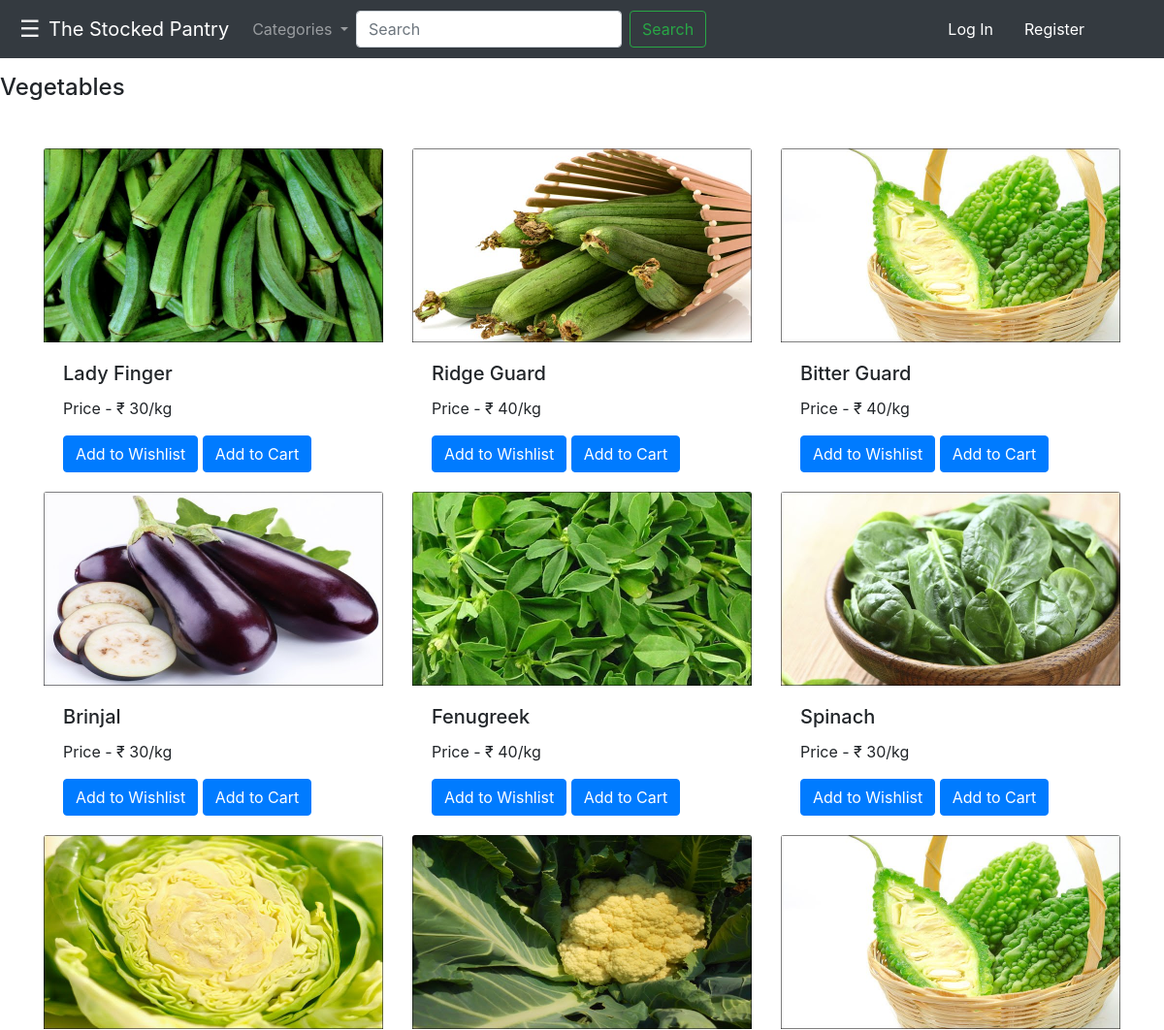
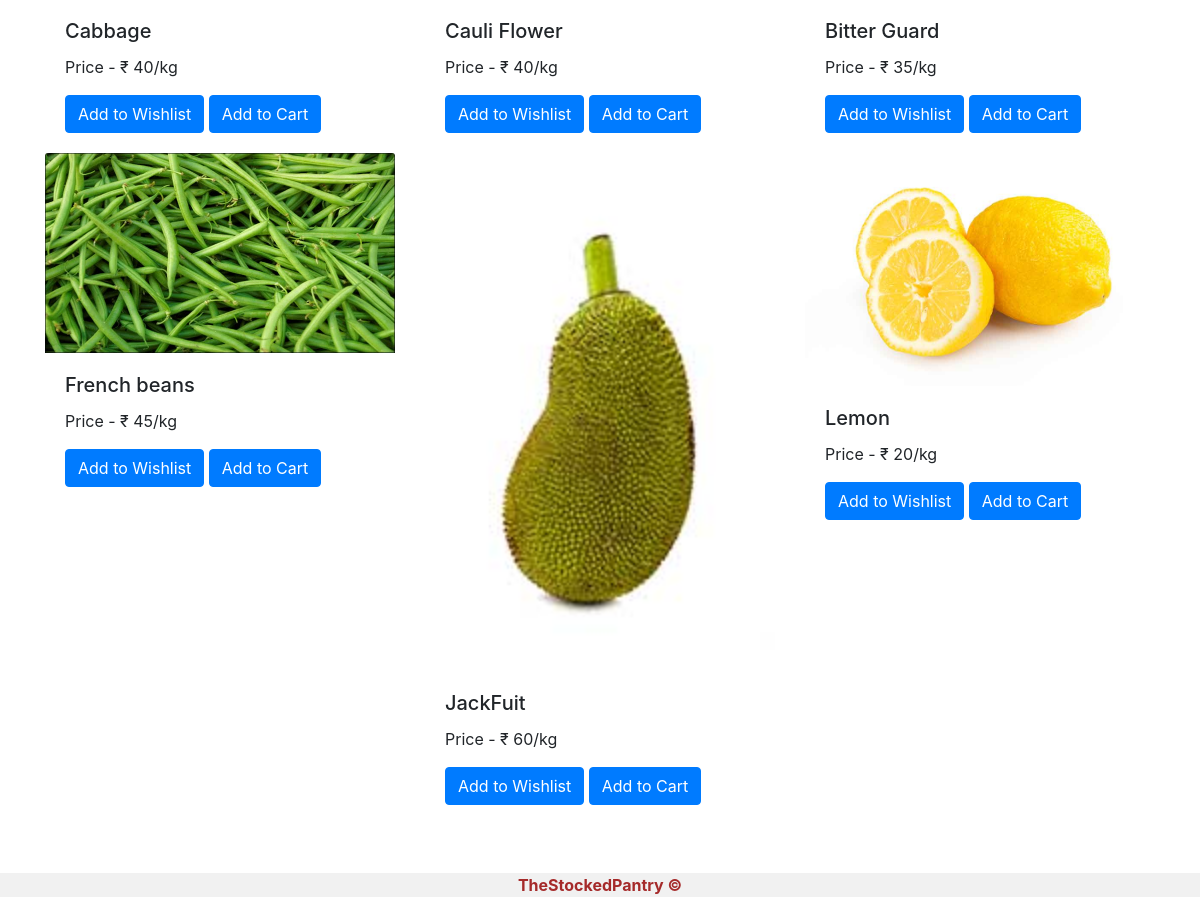
Page /vegetables/ on the committed database (2 pictures, top to bottom).
### shop/models.py (models this page shows, shortened)
class Product(models.Model):
	product_id = models.AutoField
	product_name = models.CharField(max_length=30)
	"""desc = models.CharField(max_length=300, default =)
	pub_date = models.DateField(default = '')"""
	category = models.CharField(max_length=300, default='')
	subcategory = models.CharField(max_length=300, default='')
	price = models.IntegerField(default=0)
	image = models.ImageField(upload_to='shop/images', default='')

### shop/views.py (the view)
# urls.py: path('vegetables/', views.vegetables, name = 'Vegetables'),
def vegetables(request):
	if(request.user.is_authenticated):
		carx = len(Cart.objects.filter(user=request.user))
	else :
		carx = None
	allProds = []
	catx = Product.objects.values('category')
	cats = {item['category'] for item in catx}
	for cat in cats:
		if cat == 'vegetables':
			product = Product.objects.filter(category=cat)
			allProds.append([cat, product])
			params = {'list' : allProds, 'slides': SlideShow.objects.all(), 'cart': carx}
	return render(request, 'shop/vegetables.html', params)

### shop/templates/shop/vegetables.html (shortened to what this page needs)
{% extends 'shop/basic.html' %}
 {% block body %}
 {% for cat, product in list %}
 <div class="text-nowrap bd-highlight mt-3">
  <h4>Vegetables</h4>
</div>
 <div class = "container my-5 ">
 <div class="row">
     {% for i in product %}
     <div class="col-sm-4">
         <div class="card-group" >
         <img class="card-img-top" src="/media/{{i.image}}" alt="Card image cap">
         <div class="card-body">
             <h5 class="card-title">{{i.product_name}}</h5>
             <p class="card-text">Price - ₹ {{i.price}}/kg </p>
             <a href="{% url 'wishlist' idz=i.id typer='add' %}" class="btn btn-primary">Add to Wishlist</a>
             <a href="{% url 'cart' idz=i.id typer='add' %}" class="btn btn-primary">Add to Cart</a>
         </div>
       </div>
     </div>
     {% if forloop.counter|divisibleby:3 and forloop.counter > 0 and not forloop.last %}
         </div><div class = "row">
     {% endif %}
 {% endfor %}
         </div>
     </div>
{% endfor %}
{% endblock %}

### rows in the picture
Product: image (picture), product_name "Lady Finger", price "30"
Product: image (picture), product_name "Ridge Guard", price "40"
Product: image (picture), product_name "Bitter Guard", price "40"
Product: image (picture), product_name "Brinjal", price "30"
Product: image (picture), product_name "Fenugreek", price "40"
Product: image (picture), product_name "Spinach", price "30"
Product: image (picture), product_name "Cabbage", price "40"
Product: image (picture), product_name "Cauli Flower", price "40"
Product: image (picture), product_name "Bitter Guard", price "35"
Product: image (picture), product_name "French beans", price "45"
Product: image (picture), product_name "JackFuit", price "60"
Product: image (picture), product_name "Lemon", price "20"
